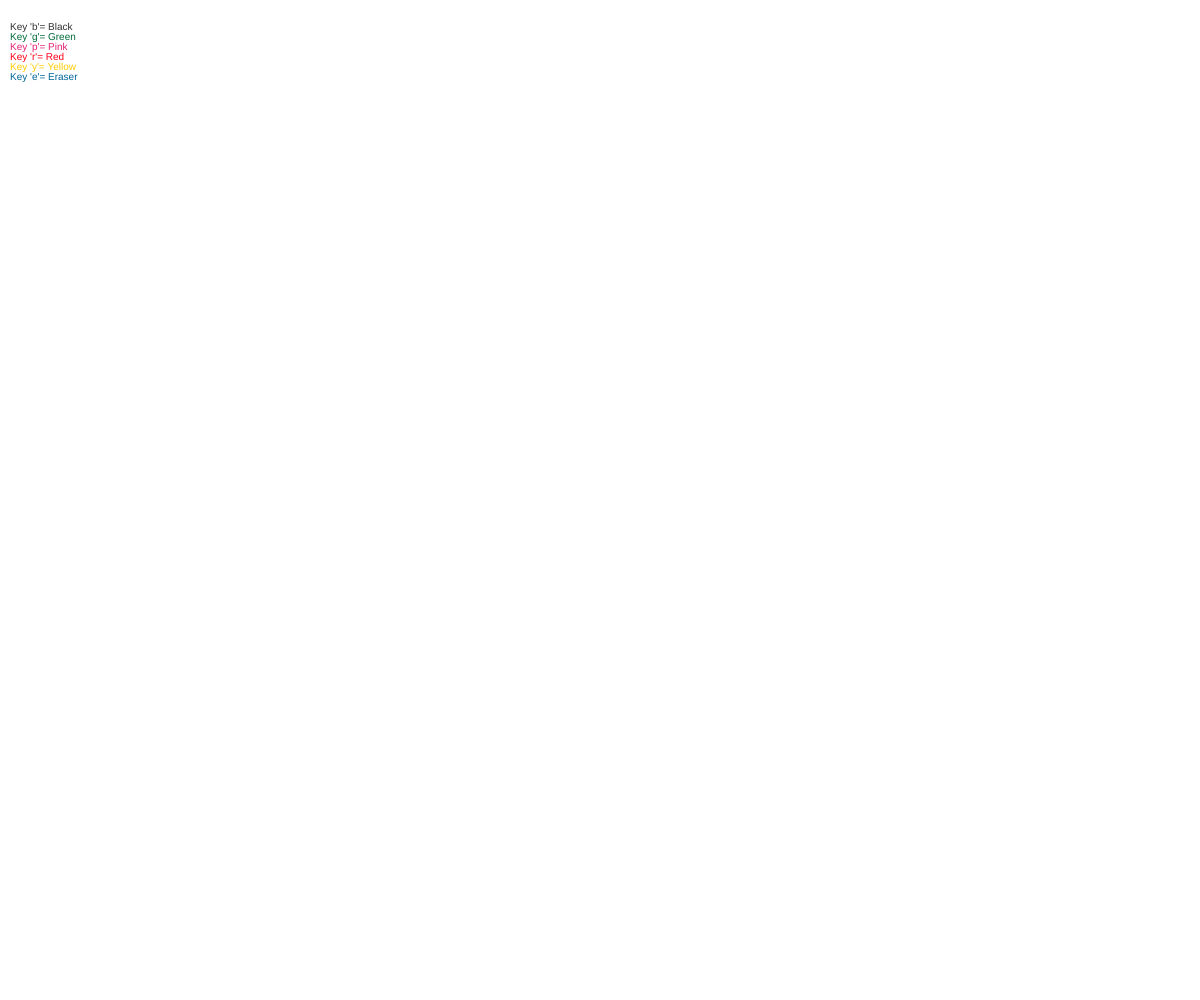
Frame 1 (no input)
Frame 60 (no input): identical to frame 1, image omitted
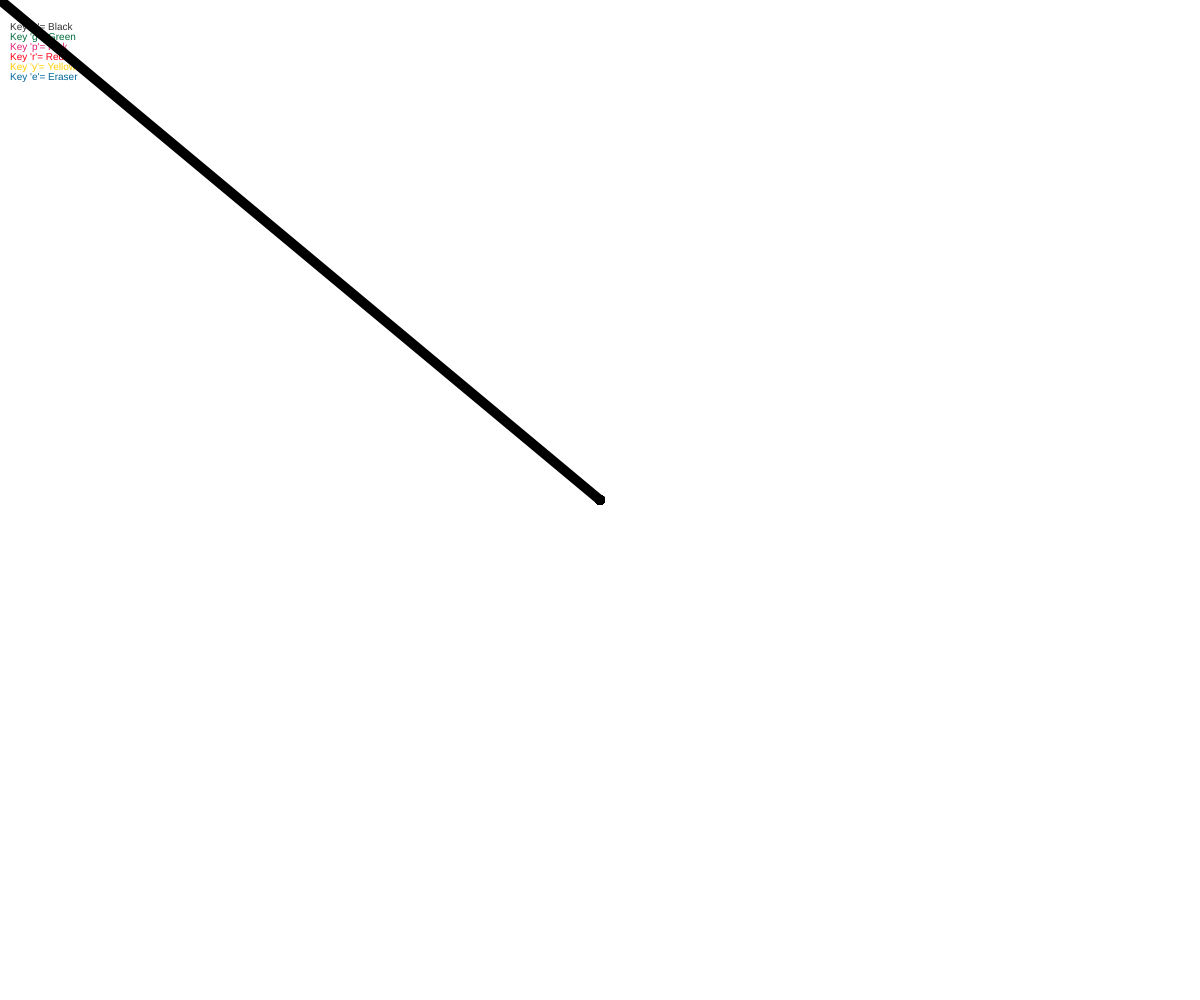
Frame 120 (the mouse pressed at the canvas centre since frame 60)

The p5.js sketch that drew these frames (run headless with seeded random() and noise() and a simulated clock; from frame 60 on, the mouse is pressed at the canvas centre):

// p5.js sketch
// ── sketch.js
var strokeColor='black'
var weight= 10

function setup() {
  createCanvas(windowWidth,windowHeight);
  textSize(10);
  fill(51)
  text("Key 'b'= Black", 10, 30);
  textSize(10);
  fill('#006B3C')
  text("Key 'g'= Green", 10, 40);
  textSize(10);
  fill('#E32173');
  text("Key 'p'= Pink", 10, 50);
  textSize(10);
  fill('rgb(100%,0%,10%)')
  text("Key 'r'= Red", 10, 60);
  textSize(10);
  fill(255, 204, 0);
  text("Key 'y'= Yellow", 10, 70);
  textSize(10);
  fill(0, 102, 153);
  text("Key 'e'= Eraser", 10, 80);
}

function draw() {

  if (mouseIsPressed) {
  stroke(strokeColor);
  strokeWeight(weight);
  line(pmouseX,pmouseY, mouseX, mouseY);
  }
}

function keyTyped() {
  if (key === 'b') {
    strokeColor = 'black';
    weight=10
  } else if (key === 'p') {
    strokeColor = '#E32173';
    weight = 10
  } else if (key === 'g') {
    strokeColor= 'green';
    weight= 10
  } else if (key === 'r') {
    strokeColor= 'red';
    weight= 10
  } else if (key === 'y') {
    strokeColor= 'yellow';
    weight=10
  }  else if (key === 'e') {
      strokeColor= 'white';
      weight = 100
  } 
}
